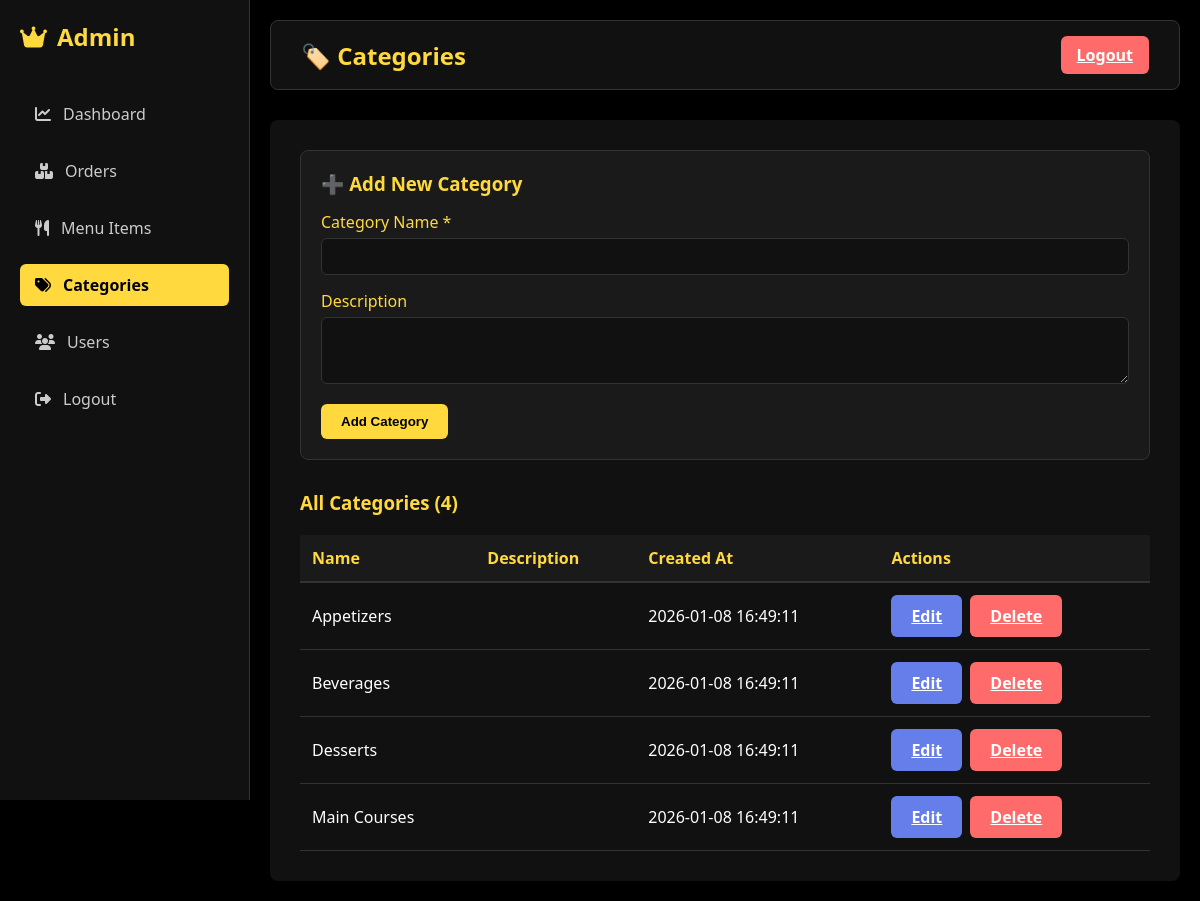
Screenshot of /admin/categories.php (signed in) with the database file from the repository.
### tables this page shows
CREATE TABLE IF NOT EXISTS categories (
    id INT PRIMARY KEY AUTO_INCREMENT,
    name VARCHAR(255) NOT NULL UNIQUE,
    description TEXT,
    created_at TIMESTAMP DEFAULT CURRENT_TIMESTAMP
);

### admin/categories.php (the view, shortened to what this page needs)
<?php
require '../config.php';
$result = $conn->query("SELECT * FROM categories ORDER BY name");
$categories = [];
if ($result && $result->num_rows > 0) {
    while ($row = $result->fetch_assoc()) {
        $categories[] = $row;
    }
}
$edit_category = null;
?>
<!DOCTYPE html>
<html lang="en">
<head>
<link rel="stylesheet" href="https://cdnjs.cloudflare.com/ajax/libs/font-awesome/6.5.0/css/all.min.css">
</head>
<body>
<div class="admin-layout">
    <div class="sidebar">
        <div class="sidebar-logo">
            <i class="fas fa-crown"></i> Admin
        </div>
        <ul class="sidebar-menu">
            <li><a href="dashboard.php"><i class="fas fa-chart-line"></i> Dashboard</a></li>
            <li><a href="orders.php"><i class="fas fa-boxes"></i> Orders</a></li>
            <li><a href="menu.php"><i class="fas fa-utensils"></i> Menu Items</a></li>
            <li><a href="categories.php" class="active"><i class="fas fa-tags"></i> Categories</a></li>
            <li><a href="users.php"><i class="fas fa-users"></i> Users</a></li>
            <li><a href="logout.php"><i class="fas fa-sign-out-alt"></i> Logout</a></li>
        </ul>
    </div>
    <div class="main-content">
        <div class="navbar">
            <div class="navbar-title">🏷️ Categories</div>
            <a href="logout.php" class="logout-btn">Logout</a>
        </div>
        <div class="content-area">
            <div class="form-section">
                <h3 style="color: #FFD93D; margin-bottom: 15px;">
                    <?php echo $edit_category ? '✏️ Edit Category' : '➕ Add New Category'; ?>
                </h3>
                <form method="POST">
                    <div class="form-group">
                        <label>Category Name *</label>
                        <input type="text" name="name" value="<?php echo htmlspecialchars($edit_category['name'] ?? ''); ?>" required>
                    </div>
                    <div class="form-group">
                        <label>Description</label>
                        <textarea name="description" rows="3"><?php echo htmlspecialchars($edit_category['description'] ?? ''); ?></textarea>
                    </div>
                    <div class="form-buttons">
                        <button type="submit" class="btn btn-primary">
                            <?php echo $edit_category ? 'Update Category' : 'Add Category'; ?>
                        </button>
                    </div>
                </form>
            </div>
            <h3 style="color: #FFD93D; margin-bottom: 15px;">All Categories (<?php echo count($categories); ?>)</h3>
            <table>
                <thead>
                    <tr>
                        <th>Name</th>
                        <th>Description</th>
                        <th>Created At</th>
                        <th>Actions</th>
                    </tr>
                </thead>
                <tbody>
                    <?php foreach ($categories as $category): ?>
                        <tr>
                            <td><?php echo htmlspecialchars($category['name']); ?></td>
                            <td><?php echo htmlspecialchars($category['description'] ?? ''); ?></td>
                            <td><?php echo $category['created_at']; ?></td>
                            <td>
                                <div class="action-btns">
                                    <a href="?action=edit&id=<?php echo $category['id']; ?>" class="btn btn-secondary">Edit</a>
                                    <a href="?action=delete&id=<?php echo $category['id']; ?>" class="btn btn-danger" onclick="return confirm('Delete this category?')">Delete</a>
                                </div>
                            </td>
                        </tr>
                    <?php endforeach; ?>
                </tbody>
            </table>
        </div>
    </div>
</div>
</body>
</html>

### admin/categories.php (style rules this page uses)
* { margin: 0; padding: 0; box-sizing: border-box; }
body { font-family: 'Segoe UI', sans-serif; background: #000; color: #fff; }
.admin-layout { display: flex; min-height: 100vh; }
.sidebar { width: 250px; background: #111; padding: 20px; position: fixed; height: 100vh; overflow-y: auto; border-right: 1px solid #333; }
.sidebar-logo { font-size: 24px; font-weight: bold; color: #FFD93D; margin-bottom: 40px; display: flex; align-items: center; gap: 10px; }
.sidebar-menu { list-style: none; }
.sidebar-menu li { margin-bottom: 15px; }
.sidebar-menu a { color: #ccc; text-decoration: none; display: flex; align-items: center; gap: 12px; padding: 10px 15px; border-radius: 6px; transition: 0.3s; }
.sidebar-menu a.active { background: #FFD93D; color: #000; font-weight: bold; }
.main-content { margin-left: 250px; padding: 20px; flex: 1; }
.navbar { background: #111; padding: 15px 30px; border-radius: 8px; display: flex; justify-content: space-between; align-items: center; margin-bottom: 30px; border: 1px solid #333; }
.navbar-title { font-size: 24px; color: #FFD93D; font-weight: bold; }
.logout-btn { background: #FF6B6B; color: #fff; padding: 8px 16px; border: none; border-radius: 6px; cursor: pointer; font-weight: bold; }
.content-area { background: #111; padding: 30px; border-radius: 8px; }
.form-section { background: #1a1a1a; padding: 20px; border-radius: 8px; margin-bottom: 30px; border: 1px solid #333; }
.form-group { margin-bottom: 15px; }
.form-group label { display: block; color: #FFD93D; margin-bottom: 5px; font-weight: 500; }
.form-group input, .form-group textarea { width: 100%; padding: 10px; background: #111; border: 1px solid #333; border-radius: 6px; color: #fff; }
.form-buttons { display: flex; gap: 10px; }
.btn { padding: 10px 20px; border: none; border-radius: 6px; cursor: pointer; font-weight: bold; transition: 0.3s; }
.btn-primary { background: #FFD93D; color: #000; }
.btn-secondary { background: #667eea; color: #fff; }
.btn-danger { background: #FF6B6B; color: #fff; }
table { width: 100%; border-collapse: collapse; margin-top: 20px; }
table th { background: #1a1a1a; padding: 12px; text-align: left; color: #FFD93D; font-weight: 600; border-bottom: 2px solid #333; }
table td { padding: 12px; border-bottom: 1px solid #333; }
.action-btns { display: flex; gap: 8px; }

### rows the page displays
categories: name "Appetizers", created_at "2026-01-08 16:49:11"
categories: name "Beverages", created_at "2026-01-08 16:49:11"
categories: name "Desserts", created_at "2026-01-08 16:49:11"
categories: name "Main Courses", created_at "2026-01-08 16:49:11"

### other values shown
count($categories) "4"
